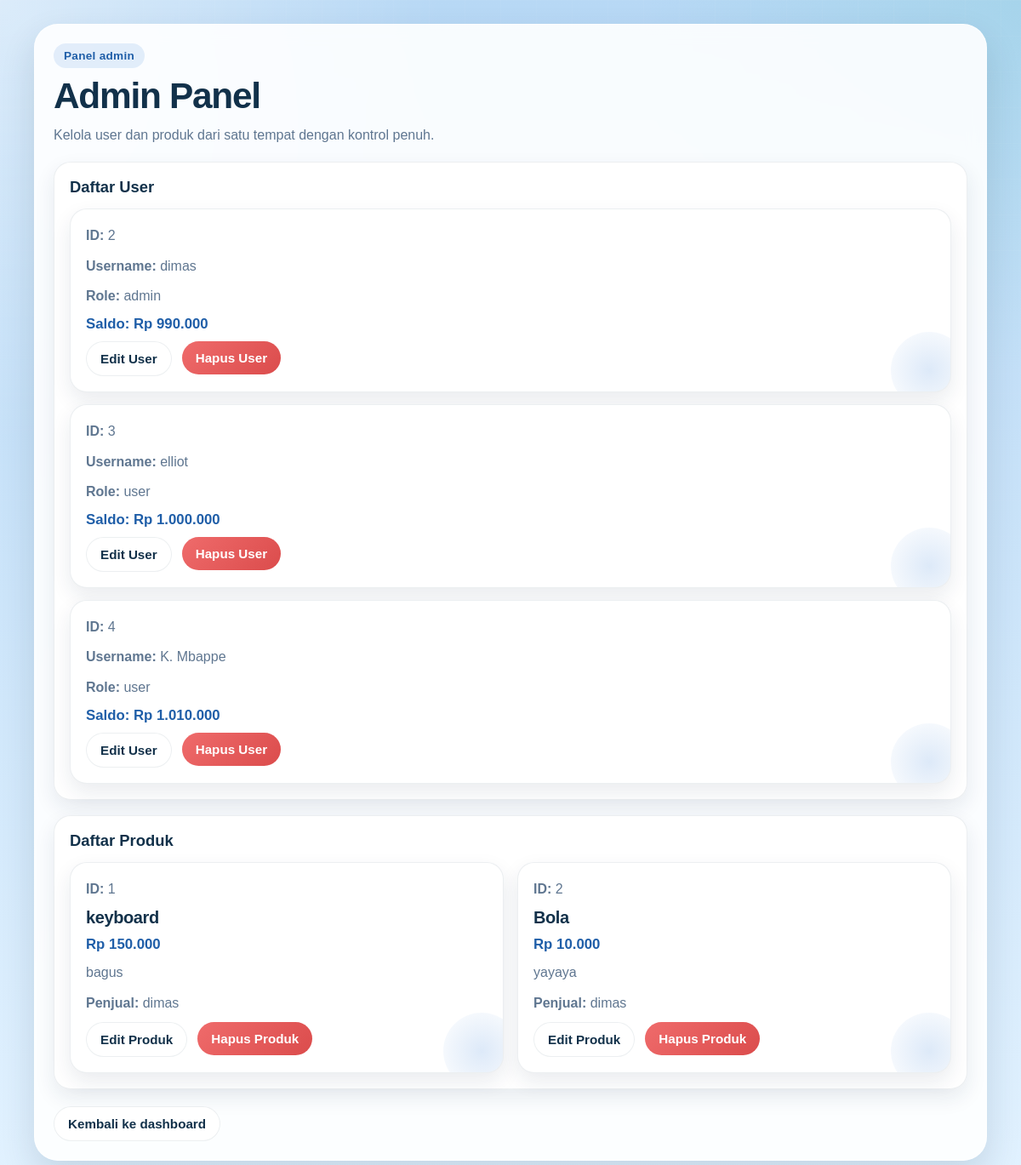
/admin (signed in), run on the app's committed database.
### tables this page shows
CREATE TABLE users (
    id INTEGER PRIMARY KEY AUTOINCREMENT,
    username TEXT UNIQUE NOT NULL,
    password TEXT NOT NULL,
    role TEXT NOT NULL, saldo INTEGER DEFAULT 1000000);

CREATE TABLE products (
    id INTEGER PRIMARY KEY AUTOINCREMENT,
    nama TEXT NOT NULL,
    harga INTEGER NOT NULL,
    deskripsi TEXT,
    penjual TEXT NOT NULL
    );

### app.py (the view)
@app.route("/admin")
def admin_dashboard():
    if not is_admin():
        if "username" not in session:
            return redirect("/login")
        return redirect("/dashboard")
    conn = sqlite3.connect("marketplace.db")
    cursor = conn.cursor()
    cursor.execute("SELECT id, username, role, saldo FROM users")
    users = cursor.fetchall()
    cursor.execute("SELECT id, nama, harga, deskripsi, penjual FROM products")
    products = cursor.fetchall()
    conn.close()
    return render_template("admin.html", users=users, products=products)

### app.py (called while the page is built)
def is_admin():
    return session.get("username") is not None and session.get("role") == "admin"

### templates/admin.html (shortened to what this page needs)
<!DOCTYPE html>
<html lang="en">
<head>
    <link rel="stylesheet" href="{{ url_for('static', filename='css/style.css') }}">
</head>
<body>
    <main class="page-shell">
        <section class="hero-card">
            <div class="hero-top">
                <span class="eyebrow">Panel admin</span>
                <h1 class="hero-title">Admin Panel</h1>
                <p class="hero-copy">Kelola user dan produk dari satu tempat dengan kontrol penuh.</p>
            </div>
            <div class="card" style="margin-bottom: 18px;">
                <div class="section-title">Daftar User</div>
                <div class="spaced-list">
                    {% for user in users %}
                    <section class="card product-card" style="margin: 0;">
                        <p class="meta"><strong>ID:</strong> {{ user[0] }}</p>
                        <p class="meta"><strong>Username:</strong> {{ user[1] }}</p>
                        <p class="meta"><strong>Role:</strong> {{ user[2] }}</p>
                        <p class="price">Saldo: Rp {{ "{:,}".format(user[3]).replace(",", ".") }}</p>
                        <div class="actions">
                            <a class="btn btn-ghost" href="/admin/user/{{ user[0] }}/edit">Edit User</a>
                            <form action="/admin/user/{{ user[0] }}/delete" method="POST">
                                <button class="btn btn-danger" type="submit">Hapus User</button>
                            </form>
                        </div>
                    </section>
                    {% else %}
                    <div class="empty-state">Belum ada user.</div>
                    {% endfor %}
                </div>
            </div>
            <div class="card">
                <div class="section-title">Daftar Produk</div>
                <div class="grid cols-2">
                    {% for product in products %}
                    <section class="card product-card" style="margin: 0;">
                        <p class="meta"><strong>ID:</strong> {{ product[0] }}</p>
                        <h2 class="product-title">{{ product[1] }}</h2>
                        <p class="price">Rp {{ "{:,}".format(product[2]).replace(",", ".") }}</p>
                        <p class="meta">{{ product[3] }}</p>
                        <p class="meta"><strong>Penjual:</strong> {{ product[4] }}</p>
                        <div class="actions">
                            <a class="btn btn-ghost" href="/admin/product/{{ product[0] }}/edit">Edit Produk</a>
                            <form action="/admin/product/{{ product[0] }}/delete" method="POST">
                                <button class="btn btn-danger" type="submit">Hapus Produk</button>
                            </form>
                        </div>
                    </section>
                    {% else %}
                    <div class="empty-state">Belum ada produk.</div>
                    {% endfor %}
                </div>
            </div>
            <div class="toolbar">
                <a class="btn btn-ghost" href="/dashboard">Kembali ke dashboard</a>
            </div>
        </section>
    </main>
</body>
</html>

### static/css/style.css (style rules this page uses)
:root { --bg: #b7d8f5; --bg-2: #e2f2ff; --surface: rgba(255, 255, 255, 0.9); --surface-solid: #ffffff; --text: #12314a; --muted: #5f7690; --primary: #2b78d6; --primary-dark: #1f5ea8; --accent: #2db7a3; --danger: #db4c4c; --success: #249c62; --shadow: 0 18px 40px rgba(18, 49, 74, 0.14); --shadow-soft: 0 10px 24px rgba(18, 49, 74, 0.09); --radius-xl: 28px; --radius-lg: 20px; --radius-md: 14px; --radius-sm: 12px; }
* { box-sizing: border-box; }
html { scroll-behavior: smooth; }
body { margin: 0; min-height: 100vh; color: var(--text); font-family: Arial, sans-serif; background: radial-gradient(circle at top left, rgba(255, 255, 255, 0.5), transparent 28%), radial-gradient(circle at top right, rgba(45, 183, 163, 0.12), transparent 24%), linear-gradient(180deg, var(--bg) 0%, var(--bg-2) 100%); }
body::before { content: ""; position: fixed; inset: 0; background-image: linear-gradient(rgba(255, 255, 255, 0.12) 1px, transparent 1px), linear-gradient(90deg, rgba(255, 255, 255, 0.12) 1px, transparent 1px); background-size: 42px 42px; mask-image: linear-gradient(180deg, rgba(0, 0, 0, 0.32), transparent 88%); pointer-events: none; }
a { color: var(--primary-dark); text-decoration: none; font-weight: 700; }
.page-shell { width: min(1120px, calc(100% - 24px)); margin: 0 auto; padding: 18px 0 36px; position: relative; z-index: 1; }
.hero-card { background: var(--surface); border: 1px solid rgba(255, 255, 255, 0.55); box-shadow: var(--shadow); border-radius: var(--radius-xl); padding: 22px; backdrop-filter: blur(10px); }
.hero-top { display: grid; gap: 10px; margin-bottom: 18px; }
.eyebrow { display: inline-flex; align-items: center; gap: 8px; width: fit-content; padding: 7px 12px; border-radius: 999px; background: rgba(43, 120, 214, 0.12); color: var(--primary-dark); font-size: 0.85rem; font-weight: 700; letter-spacing: 0.02em; }
.hero-title { margin: 0; font-size: clamp(1.7rem, 4vw, 2.65rem); line-height: 1.08; letter-spacing: -0.03em; }
.hero-copy { margin: 0; max-width: 62ch; color: var(--muted); line-height: 1.65; }
.section-title { margin: 0 0 14px; font-size: 1.15rem; font-weight: 800; }
.grid { display: grid; gap: 16px; }
.grid.cols-2, .grid.cols-3 { grid-template-columns: 1fr; }
.card { background: var(--surface-solid); border: 1px solid rgba(18, 49, 74, 0.08); border-radius: var(--radius-lg); box-shadow: var(--shadow-soft); padding: 18px; }
.product-card { display: grid; gap: 10px; position: relative; overflow: hidden; }
.product-card::after { content: ""; position: absolute; inset: auto -20px -20px auto; width: 90px; height: 90px; border-radius: 50%; background: radial-gradient(circle, rgba(43, 120, 214, 0.16), rgba(43, 120, 214, 0)); pointer-events: none; }
.product-title { margin: 0; font-size: 1.25rem; font-weight: 800; letter-spacing: -0.02em; }
.price { margin: 0; color: var(--primary-dark); font-size: 1.05rem; font-weight: 800; }
.meta { margin: 0; color: var(--muted); line-height: 1.6; }
.actions, .toolbar { display: flex; flex-wrap: wrap; gap: 12px; }
.toolbar { margin-top: 20px; }
.btn { display: inline-flex; align-items: center; justify-content: center; gap: 8px; border: 0; border-radius: 999px; padding: 11px 16px; font-size: 0.95rem; font-weight: 800; cursor: pointer; transition: transform 0.16s ease, box-shadow 0.16s ease, background-color 0.16s ease, opacity 0.16s ease; text-decoration: none; white-space: nowrap; }
.btn-danger { background: linear-gradient(135deg, #ef6b6b 0%, var(--danger) 100%); color: #fff; }
.btn-ghost { background: rgba(255, 255, 255, 0.8); color: var(--text); border: 1px solid rgba(18, 49, 74, 0.08); }
.spaced-list, .stack { display: grid; gap: 14px; }
@media (min-width: 720px) { .grid.cols-2 { grid-template-columns: repeat(2, minmax(0, 1fr)); } }
@media (min-width: 1024px) { .page-shell { padding: 28px 0 48px; } }

### data on the page
users: id "2", username "dimas", role "admin", saldo "990.000"
users: id "3", username "elliot", role "user", saldo "1.000.000"
users: id "4", username "K. Mbappe", role "user", saldo "1.010.000"
products: id "1", nama "keyboard", harga "150.000", deskripsi "bagus", penjual "dimas"
products: id "2", nama "Bola", harga "10.000", deskripsi "yayaya", penjual "dimas"
